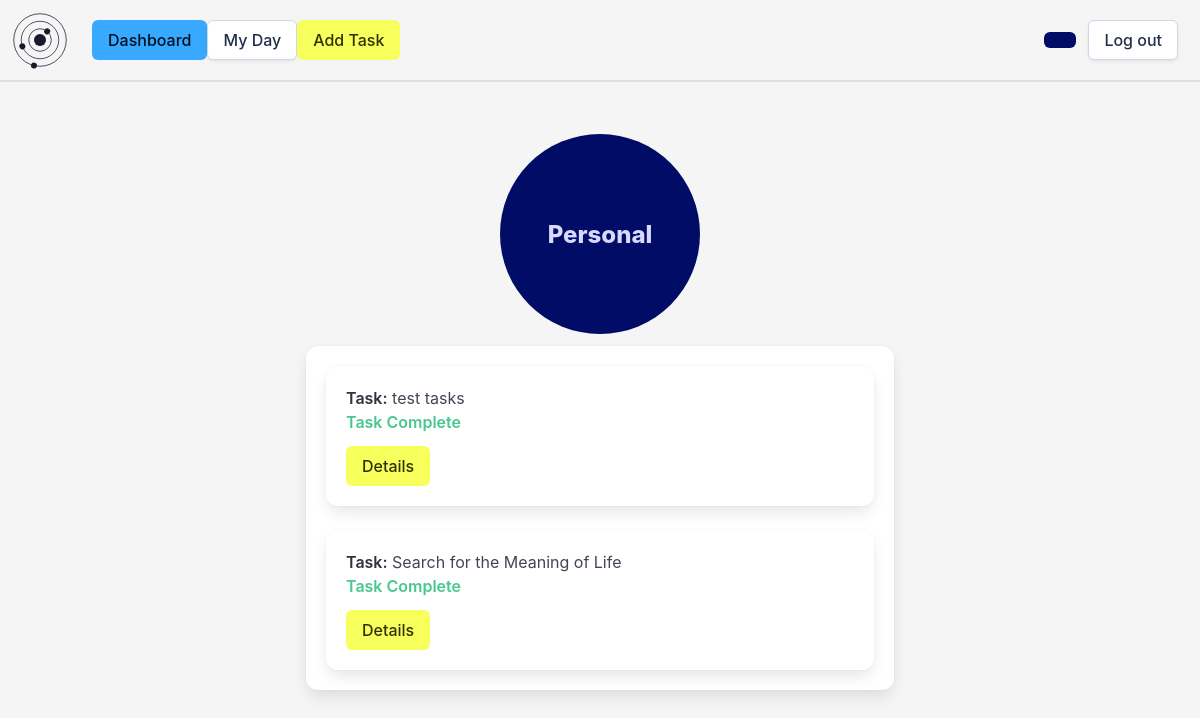
/group/c74d19f8-bd10-4c23-b916-0b0c3a8fa5c9, run on an earlier commit of the app's database.
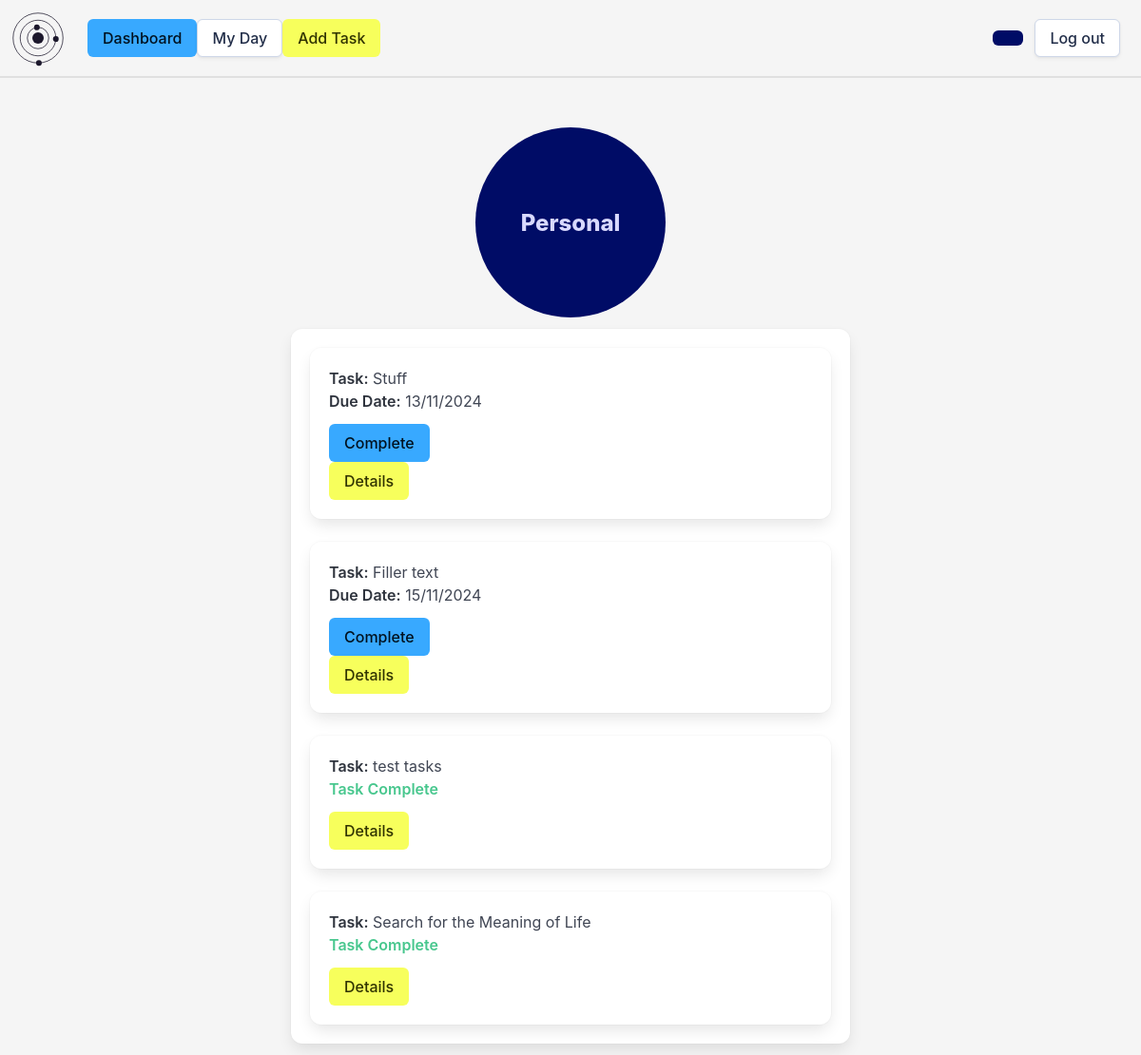
And on a later commit of the database.
### setup_db.py (models this page shows)
class Task(Base):
    __tablename__ = 'tasks'
    task_id = Column(String, primary_key=True)
    name = Column(String, nullable=False)
    details = Column(String)
    important = Column(Boolean, nullable=False)
    due_date = Column(DateTime, nullable=False)
    completed = Column(Boolean, nullable=False)
    user_id = Column(String, ForeignKey('userdetails.id'), nullable=False)
    group_id = Column(String, ForeignKey('groups.group_id'), nullable=False)
    user = relationship('User', back_populates='tasks')
    groups = relationship('Group', back_populates='tasks')

### app.py (the view)
@app.route('/group/<group_id>')
def viewGroup(group_id):
    group = sessionDb.query(Group).filter(Group.group_id == group_id).first()
    tasks = sessionDb.query(Task).filter(Task.group_id == group_id).order_by(Task.due_date).all()
    return render_template('group.html', group=group, tasks=tasks)

### templates/group.html (shortened to what this page needs)
{% extends 'base_loggedin.html' %}
{% block content %}
    <div class="circle-holder column is-full is-centered">
        <div class="group-circle" onclick="window.location.href='/group/{{ group.group_id }}'">
            <div class="hero-body">
                <p class="group-circle-title title is-4">{{ group.group_name }}</p>
            </div>
        </div>
    </div>
    <div class="columns is-centered">
        <div class="column is-half">
            <div class="box">
                <div class="columns is-multiline">
                    {% for task in tasks %}
                        {% if task.group_id == group.group_id %}
                            <div class="column is-full">
                                <div class="box">
                                    <article class="media">
                                        <div class="media-content">
                                            <div class="content">
                                                <p>
                                                    <strong>Task:</strong> {{ task.name }}<br>
                                                    {% if not task.completed %}
                                                        <strong>Due Date:</strong> {{ task.due_date.strftime('%d/%m/%Y') }}<br>
                                                    {% else %}
                                                        <strong class="has-text-success">Task Complete</strong>
                                                    {% endif %}
                                                </p>
                                            </div>
                                            {% if not task.completed %}
                                                <form action="/complete" method="POST">
                                                    <input type="submit" value="Complete" class="button is-primary">
                                                </form>
                                            {% endif %}
                                            <a class="button is-info" href="/task/{{ task.task_id }}">Details</a>
                                        </div>
                                    </article>
                                </div>
                            </div>
                        {% endif %}
                    {% endfor %}
                </div>
            </div>
        </div>
    </div>
{% endblock %}

What changed in the data, as far as the page shows it:
added Task: name "Stuff", due_date "13/11/2024"
added Task: name "Filler text", due_date "15/11/2024"
